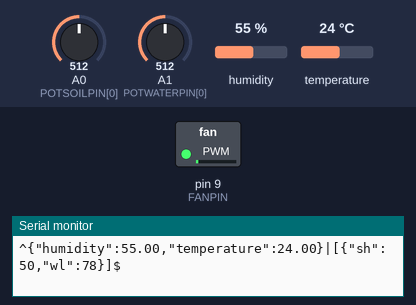
A sketch run on a simulated Arduino Uno, built with avr-gcc and run on an emulated ATmega328P. Parts: switched loads named in the sketch (green lamp = pin HIGH), the last lines printed to the serial monitor. The inputs (shaded band) are chosen by the test bench; at power-on: humidity 55 %, A0 (POTSOILPIN[0]) = 512, A1 (POTWATERPIN[0]) = 512, temperature 24 °C.

Above: at 1.2 s.
1.3 s: humidity set to 57 %
At 2.9 s:
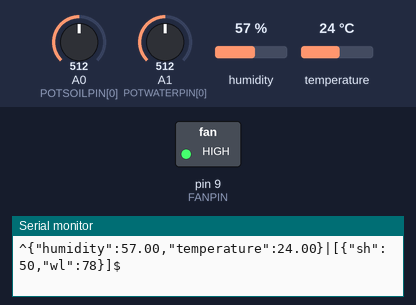
3.5 s: humidity set to 22 %
At 5.2 s:
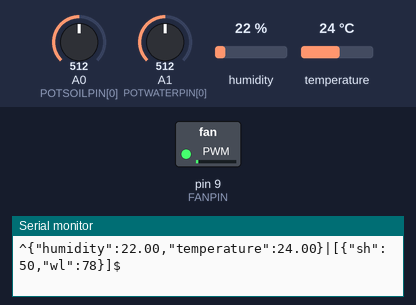
5.5 s: humidity set to 68 %
At 6.5 s:
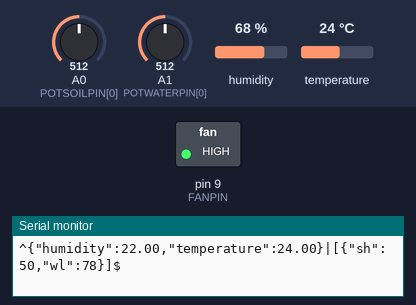
Timing chart, 0 to 8.5 s (numbered marks = the images above; inputs shaded):
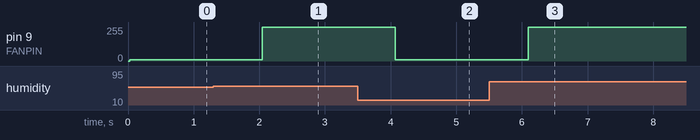

The sketch:

Arduino.ino
```cpp
#include "DHT.h"

/* Měření okolí */
#define DHTPIN 8
#define DHTTYPE DHT11

DHT dht(DHTPIN, DHTTYPE);
/****************/

/* Větrák */
const int FANPIN = 9;

float fanTemp = 25.0;
float fanHum = 50.0;

float fanTempHysteresis = 0.5;
float fanHumHysteresis = 5.0;

boolean fanUsable = true;
/**********/

/* Květináč */
const int POTSOILPIN[] = {A0};
const int POTWATERPIN[] = {A1};
const int POTCOUNT = 1;   // Nutné změnit na odpovídající počet květináčů v předchozích polích
/************/


unsigned long previousMillis = 0;
String incoming = "";


void setup() {
  // put your setup code here, to run once:
  Serial.begin(9600);

  potSetup();

  DHTsetup();

  fanSetup();
}

void loop() {
  unsigned long currentMillis = millis();

  while(Serial.available()) {
      char character = Serial.read();

      if (character == '^') {
        incoming = "";
      }

      if ((character == '^' || incoming.indexOf("^") == 0) && incoming.indexOf("$") == -1) {
        incoming += character;
      }
  }

  fanLoop();

  if (previousMillis == 0 || (currentMillis - previousMillis) >= 2000) {
//    Serial.print(incoming);

    /* Měření okolí + Květináč => posílání zpráv na sériový monitor */
    String dhtData = "^" + DHTloop() + "|" + potLoop() + "$";

    Serial.println(dhtData);
    /****************/

    previousMillis = currentMillis;
  }
}


/*****************************************************/
// Měření okolí

void DHTsetup() {
  dht.begin();
}

String DHTloop() {
  float h = dht.readHumidity();
  float t = dht.readTemperature();

  if (isnan(h) || isnan(t)) {
    Serial.println(F("Failed to read from DHT sensor!"));
    return "";
  }

  return "{\"humidity\":" + (String)h + ",\"temperature\":" + (String)t + "}";
}


/******************************************************/
// Květináč

void potSetup() {
  for (int pot : POTSOILPIN) {
    pinMode(pot, INPUT);
  }
  for (int pot : POTWATERPIN) {
    pinMode(pot, INPUT);
  }
}

String potLoop() {
  String values = "[";

  int resval = 0;
  int sensorSoil = 0;


  for (int i = 0; i < POTCOUNT; i++) {
    //mereni hladiny
    resval = analogRead(POTWATERPIN[i]);

    //mereni vlhkosti pudy, 595 je sucho, 239 je mokro
    sensorSoil = analogRead(POTSOILPIN[i]);

    for (int y = 0; y < 5; y++) {
      resval = (resval + analogRead(POTWATERPIN[i])) / 2;
      sensorSoil = (sensorSoil + analogRead(POTSOILPIN[i])) / 2;
    }

    values += String("{\"sh\":") + map(sensorSoil, 0,1023,100,0) + String(",\"wl\":") + map(resval, 0,650,0,100) + "}";

    if (i < POTCOUNT - 1) {
      values += ",";
    }
  }

  return values + "]";
}

/******************************************************/
// Větrák

void fanSetup() {
  pinMode(FANPIN, OUTPUT);
}

void fanLoop() {
  // Reset incoming pokud je celá zpráva
  if (incoming.indexOf("^") == 0 && incoming.indexOf("$") == incoming.length() - 1 && incoming.indexOf("$") > 0) {

    // Nastavení hodnot větráku ze zpráv sériového portu
    String topic = incoming.substring(1, 8);

    if (topic == "fan/use") {
      String message = incoming.substring(9, incoming.length() - 1);
      fanUsable = message == "true";
      Serial.println(fanUsable);
    }
    else if (topic == "fan/tem") {
      String message = incoming.substring(9, incoming.length() - 1);
      fanTemp = message.toFloat();
      Serial.println(fanTemp);
    }
    else if (topic == "fan/hum") {
      String message = incoming.substring(9, incoming.length() - 1);
      fanHum = message.toFloat();
      Serial.println(fanHum);
    }
    else if (topic == "fan/thy") {
      String message = incoming.substring(9, incoming.length() - 1);
      fanTempHysteresis = message.toFloat();
      Serial.println(fanTempHysteresis);
    }
    else if (topic == "fan/hhy") {
      String message = incoming.substring(9, incoming.length() - 1);
      fanHumHysteresis = message.toFloat();
      Serial.println(fanHumHysteresis);
    }

    incoming = "";
  }

  // Zapnutí / vypnutí větráku
  float h = dht.readHumidity();
  float t = dht.readTemperature();

  if (fanUsable == true || fanUsable == 1) {
      if (h > (fanHum + fanHumHysteresis) || t > (fanTemp + fanTempHysteresis)) {
      //  digitalWrite(FANPIN, HIGH);
        analogWrite(FANPIN, 900);
      }
      else if (h < (fanHum - fanHumHysteresis) || t < (fanTemp - fanTempHysteresis)) {
      //  digitalWrite(FANPIN, LOW);
        analogWrite(FANPIN, 10);
      }
  }
  else {
    //digitalWrite(FANPIN, LOW);
    analogWrite(FANPIN, 10);
  }
}
```

Measured:
- the behaviour switches between 55 and 56 % on humidity (found by bisection; images 0 and 1)
- after the input at 1.3 s, pin 9 (FANPIN): 10/255 → 255/255 after 0.75 s
- after the input at 3.5 s, pin 9 (FANPIN): 255/255 → 10/255 after 0.57 s
- after the input at 5.5 s, pin 9 (FANPIN): 10/255 → 255/255 after 0.59 s
